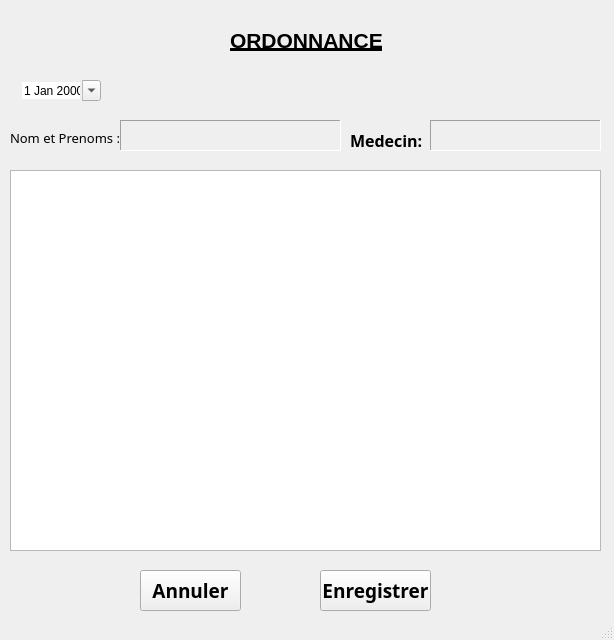
<?xml version="1.0" encoding="UTF-8"?>
<ui version="4.0">
 <class>ordonnace</class>
 <widget class="QMainWindow" name="ordonnace">
  <property name="geometry">
   <rect>
    <x>0</x>
    <y>0</y>
    <width>614</width>
    <height>640</height>
   </rect>
  </property>
  <property name="minimumSize">
   <size>
    <width>614</width>
    <height>640</height>
   </size>
  </property>
  <property name="maximumSize">
   <size>
    <width>614</width>
    <height>640</height>
   </size>
  </property>
  <property name="windowTitle">
   <string>Ordonnace</string>
  </property>
  <widget class="QWidget" name="centralwidget">
   <widget class="QLabel" name="label">
    <property name="geometry">
     <rect>
      <x>230</x>
      <y>20</y>
      <width>161</width>
      <height>41</height>
     </rect>
    </property>
    <property name="font">
     <font>
      <pointsize>16</pointsize>
      <weight>75</weight>
      <bold>true</bold>
      <underline>true</underline>
     </font>
    </property>
    <property name="text">
     <string>ORDONNANCE</string>
    </property>
   </widget>
   <widget class="QLabel" name="label_3">
    <property name="geometry">
     <rect>
      <x>10</x>
      <y>130</y>
      <width>111</width>
      <height>16</height>
     </rect>
    </property>
    <property name="font">
     <font>
      <family>Myanmar Text</family>
      <pointsize>10</pointsize>
      <weight>50</weight>
      <bold>false</bold>
     </font>
    </property>
    <property name="text">
     <string>Nom et Prenoms : </string>
    </property>
   </widget>
   <widget class="QLabel" name="label_4">
    <property name="geometry">
     <rect>
      <x>350</x>
      <y>130</y>
      <width>81</width>
      <height>20</height>
     </rect>
    </property>
    <property name="font">
     <font>
      <family>Myanmar Text</family>
      <pointsize>12</pointsize>
      <weight>75</weight>
      <bold>true</bold>
     </font>
    </property>
    <property name="text">
     <string>Medecin:</string>
    </property>
   </widget>
   <widget class="QDateEdit" name="date_ordonnance">
    <property name="geometry">
     <rect>
      <x>20</x>
      <y>80</y>
      <width>81</width>
      <height>21</height>
     </rect>
    </property>
    <property name="wrapping">
     <bool>false</bool>
    </property>
    <property name="frame">
     <bool>false</bool>
    </property>
    <property name="accelerated">
     <bool>false</bool>
    </property>
    <property name="keyboardTracking">
     <bool>true</bool>
    </property>
    <property name="showGroupSeparator" stdset="0">
     <bool>false</bool>
    </property>
    <property name="calendarPopup">
     <bool>true</bool>
    </property>
   </widget>
   <widget class="QPlainTextEdit" name="text_ordonnace">
    <property name="geometry">
     <rect>
      <x>10</x>
      <y>170</y>
      <width>591</width>
      <height>381</height>
     </rect>
    </property>
    <property name="plainText">
     <string/>
    </property>
   </widget>
   <widget class="QPushButton" name="boutton_enregistrer_ordonnance">
    <property name="geometry">
     <rect>
      <x>320</x>
      <y>570</y>
      <width>111</width>
      <height>41</height>
     </rect>
    </property>
    <property name="font">
     <font>
      <family>Myanmar Text</family>
      <pointsize>14</pointsize>
      <weight>75</weight>
      <bold>true</bold>
     </font>
    </property>
    <property name="text">
     <string>Enregistrer</string>
    </property>
   </widget>
   <widget class="QPushButton" name="boutton_annuler_ordonnance">
    <property name="geometry">
     <rect>
      <x>140</x>
      <y>570</y>
      <width>101</width>
      <height>41</height>
     </rect>
    </property>
    <property name="font">
     <font>
      <family>Myanmar Text</family>
      <pointsize>14</pointsize>
      <weight>75</weight>
      <bold>true</bold>
     </font>
    </property>
    <property name="text">
     <string>Annuler</string>
    </property>
   </widget>
   <widget class="QLabel" name="label_patient_ordonnance">
    <property name="geometry">
     <rect>
      <x>120</x>
      <y>120</y>
      <width>221</width>
      <height>31</height>
     </rect>
    </property>
    <property name="frameShape">
     <enum>QFrame::Panel</enum>
    </property>
    <property name="frameShadow">
     <enum>QFrame::Sunken</enum>
    </property>
    <property name="text">
     <string/>
    </property>
   </widget>
   <widget class="QLabel" name="label_medecin_ordonnance">
    <property name="geometry">
     <rect>
      <x>430</x>
      <y>120</y>
      <width>171</width>
      <height>31</height>
     </rect>
    </property>
    <property name="toolTip">
     <string/>
    </property>
    <property name="frameShape">
     <enum>QFrame::Panel</enum>
    </property>
    <property name="frameShadow">
     <enum>QFrame::Sunken</enum>
    </property>
    <property name="text">
     <string/>
    </property>
   </widget>
  </widget>
  <widget class="QStatusBar" name="statusbar"/>
 </widget>
 <resources/>
 <connections/>
</ui>
